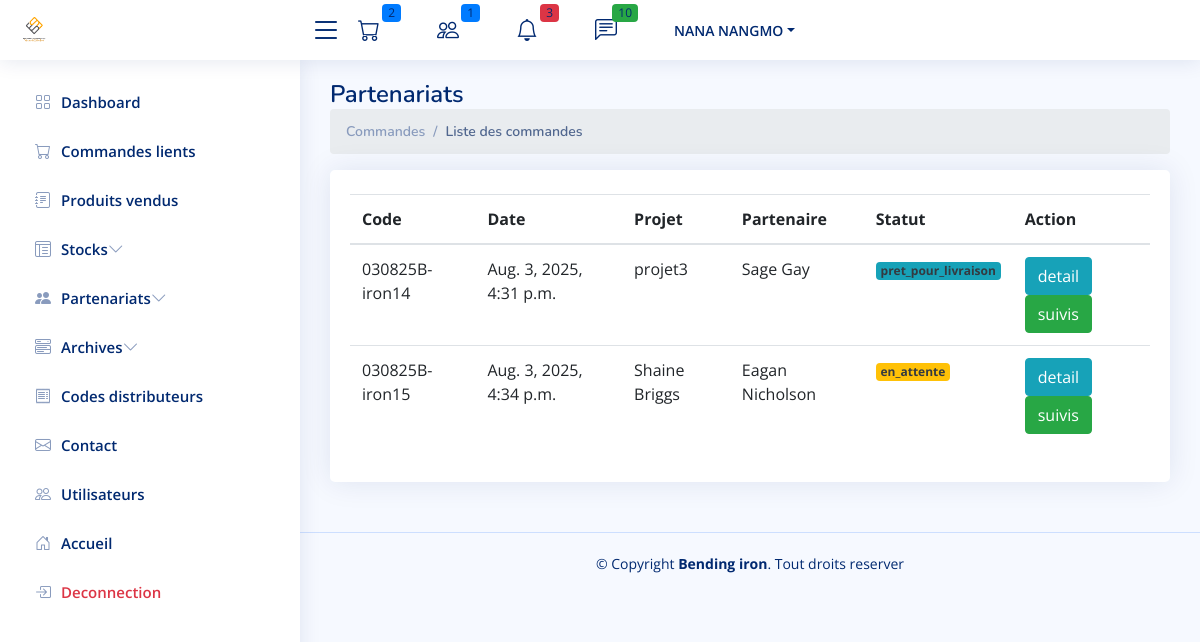
The app's page /cpanel/partenariats/commandes/ (signed in), older data.
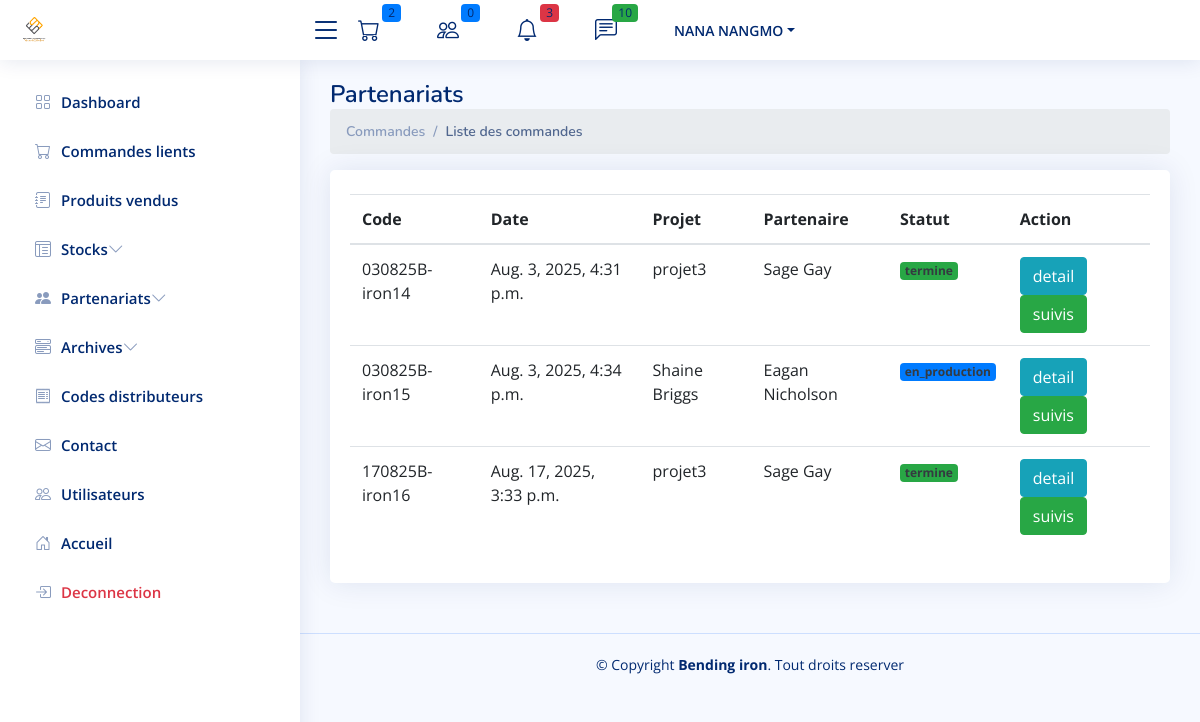
The same page, newer data.
### partenaires/models.py (models this page shows, shortened)
class ProjetOrder(models.Model):
    projet = models.ForeignKey(Projet, on_delete=models.CASCADE)
    created_at = models.DateTimeField(auto_now_add=True)
    @property
    def get_statut_actuel(self):
        dernier_traiment = self.projet_order_name.order_by('-created_at').first()
        return dernier_traiment.statut if dernier_traiment else "Aucun traitement"

class Projet(models.Model):
    partenariat=models.ForeignKey(Partenariats, on_delete=models.CASCADE)
    user = models.ForeignKey(User, on_delete=models.CASCADE)
    name=models.CharField(max_length=255, unique=True)
    statut=models.CharField(max_length=255, default='en cours')
    reduction=models.IntegerField(default=15)
    created_at= models.DateTimeField(auto_now_add=True)
    update_at= models.DateTimeField(auto_now=True)
    class Meta:
        constraints = [
            models.UniqueConstraint(fields=['name','partenariat'],name='unique_name_partenariat')
        ]
    def __str__(self):
        return self.name

class Partenariats(models.Model):
    user = models.ForeignKey(User, on_delete=models.CASCADE)
    name=models.CharField(max_length=255, unique=True)
    email = models.EmailField(unique=True)
    adresse=models.CharField(max_length=255)
    telephone = models.CharField(max_length=200)
    date_debut = models.DateTimeField()
    date_fin = models.DateTimeField()
    def __str__(self):
        return self.name

class TraimentOrder(models.Model):
    projet_order= models.ForeignKey(ProjetOrder,related_name='projet_order_name', on_delete=models.CASCADE)
    user = models.ForeignKey(User, on_delete=models.CASCADE)
    statut = models.CharField(max_length=20, choices=[
        ('en_attente', 'En attente'),
        ('en_production', 'En production'),
        ('pret_pour_livraison', 'Pret pour livraison'),
        ('termine', 'Livraison termine'),
    ], default='en_attente')
    created_at = models.DateTimeField(auto_now_add=True)  # ➕ important pour trier

### admin_site/views.py (the view)
# urls.py: path('partenariats/commandes/', get_commandes, name='partenariat.orders'),
@user_passes_test(is_admin)
def get_commandes(request):
    orders = ProjetOrder.objects.order_by('created_at')
    context = {
        'orders': orders
    }
    return render(request, "partenaires/order.html", context)

### admin_site/views.py (called while the page is built)
def is_admin(user):
   return user.groups.filter(name='admin').exists() or user.groups.filter(name='superadmin').exists()

### contact/context_processor.py (called while the page is built)
def unread_messages(request):
    pass
    unread_messages =Contact.get_unread_messages()
    return {
        'unread_messages_count': unread_messages.count(),
        'unread_messages': unread_messages,
    }

### contact/models.py (called while the page is built)
    @staticmethod
    def get_unread_messages():
        return Contact.objects.filter(is_read=False).order_by('-created_at').all()

### fer/context_processors.py (called while the page is built)
def seuil_critique_count(request):
    seuil_count = sum(1 for fer in Fer.objects.all() if fer.sueil_atteint)
    return {
        'fer_seuil_critique_count': seuil_count
    }

### fer/models.py (called while the page is built)
    @property
    def longueur_totale(self):
        total = self.mouvement_set.annotate(
            total_longueur=ExpressionWrapper(F('longueur_m') * F('quantite'), output_field=DecimalField())
        ).aggregate(longueur_totale=Sum('total_longueur'))['longueur_totale']
        return total or 0

    @property
    def sueil_atteint(self):
       if self.longueur_totale < self.longueur_critique :
           return True
       else :
           return False

### produits/models.py (called while the page is built)
    @property
    def prix_utile(self):
        return self.prix/12000

### admin_site/templates/partenaires/order.html (shortened to what this page needs)
{% extends '../app.html' %}
{% block 'content' %} {% load static %}
<main id="main" class="main">
    <div class="pagetitle">
        <h1>Partenariats</h1>
        <nav>
            <ol class="breadcrumb">
                <li class="breadcrumb-item">Commandes</li>
                <li class="breadcrumb-item active">Liste des commandes</li>
            </ol>
        </nav>
    </div>
    <section class="section">
        <div class="row">
            <div class="col-lg-12">
                <div class="card">
                    <div class="card-body">
                        <br />
                        <table class="table datatable">
                            <thead>
                                <tr>
                                    <th>Code</th>
                                    <th>Date</th>
                                    <th>Projet</th>
                                    <th>Partenaire</th>
                                    <th>Statut</th>
                                    <th>Action</th>
                                </tr>
                            </thead>
                            <tbody>
                                {% for order in orders%}
                                <tr>
                                    <td>{{order.created_at|date:"dmy"}}B-iron{{order.id}}</td>
                                    <td>{{order.created_at}}</td>
                                    <td>{{order.projet}}</td>
                                    <td>{{order.projet.partenariat}}</td>
                                    <th>
                                        {% if order.get_statut_actuel == "en_attente" %}
                                        <span class="badge bg-warning text-dark">
                                            {{order.get_statut_actuel}}
                                        </span>
                                        {%endif%}
                                        {% if order.get_statut_actuel == "en_production" %}
                                        <span class="badge bg-primary text-dark">
                                            {{order.get_statut_actuel}}
                                        </span>
                                        {%endif%}
                                        {% if order.get_statut_actuel == "pret_pour_livraison" %}
                                        <span class="badge bg-info text-dark">
                                            {{order.get_statut_actuel}}
                                        </span>
                                        {%endif%}
                                        {%if order.get_statut_actuel == "termine" %}
                                        <span class="badge bg-success text-dark">
                                            {{order.get_statut_actuel}}
                                        </span>
                                        {%endif%}
                                    </th>
                                    <td><a href="{% url 'partenariat.orders.details' order.id %}"
                                            class='btn btn-info'>detail</a>
                                        <a href="{% url 'partenariat.orders.suivis' order.id %}"
                                            class='btn btn-success'>suivis</a>
                                    </td>
                                </tr>
                                {% endfor %}
                            </tbody>
                        </table>
                    </div>
                </div>
            </div>
        </div>
    </section>
</main>
{%endblock%}

### admin_site/templates/includes/navbar.html (shortened to what this page needs)
{% load static %}
<header id="header" class="header fixed-top d-flex align-items-center">
    <div class="d-flex align-items-center justify-content-between">
        <a href="{% url 'font.index' %}" class="logo d-flex align-items-center">
            <img width="" src="{% static 'front/images/footer-img.png' %}" alt="DFMAC">
        </a>
        <i class="bi bi-list toggle-sidebar-btn"></i>
    </div>
    <nav class="header-nav ms-auto">
        <ul class="d-flex align-items-center">
            <li class="nav-item dropdown">
                <a class="nav-link nav-icon" href="#" data-bs-toggle="dropdown">
                    <i class="bi bi-cart"></i>
                    <span class="badge bg-primary badge-number">{{nb_order}}</span>
                </a>
            </li>
            <li class="nav-item dropdown">
                <a class="nav-link nav-icon" href="#" data-bs-toggle="dropdown">
                    <i class="bi bi-people"></i>
                    <span class="badge bg-primary badge-number">{{nb_order_partenaire}}</span>
                </a>
            </li>
            <li class="nav-item dropdown">
                <a class="nav-link nav-icon" href="#" data-bs-toggle="dropdown">
                    <i class="bi bi-bell"></i>
                    <span class="badge bg-danger badge-number">{{ fer_seuil_critique_count }}</span>
                </a>
            </li>
            <li class="nav-item dropdown">
                <a class="nav-link nav-icon" href="#" data-bs-toggle="dropdown">
                    <i class="bi bi-chat-left-text"></i>
                    <span class="badge bg-success badge-number">{{ unread_messages_count }}</span>
                </a>
            </li>
            <li class="nav-item dropdown pe-3">
                {% if user.is_authenticated %}
                <a class="nav-link nav-profile d-flex align-items-center pe-0" href="#" data-bs-toggle="dropdown">
                    <span class="d-none d-md-block dropdown-toggle ps-2">{{user.last_name}}</span>
                </a>
                {%endif%}
            </li>
        </ul>
    </nav>
</header>

Row changes from the older to the newer data that the page shows:
computed for ProjetOrder "Aug. 3, 2025, 4:31 p.m.": get_statut_actuel "pret_pour_livraison" → "termine"
computed for ProjetOrder "Shaine Briggs": get_statut_actuel "en_attente" → "en_production"
added ProjetOrder: created_at "170825", id "16", created_at "Aug. 17, 2025, 3:33 p.m.", projet "projet3", projet.partenariat "Sage Gay", get_statut_actuel "termine"
Text that changed along with them:
{{ nb_order_partenaire }}: "1" → "0"
